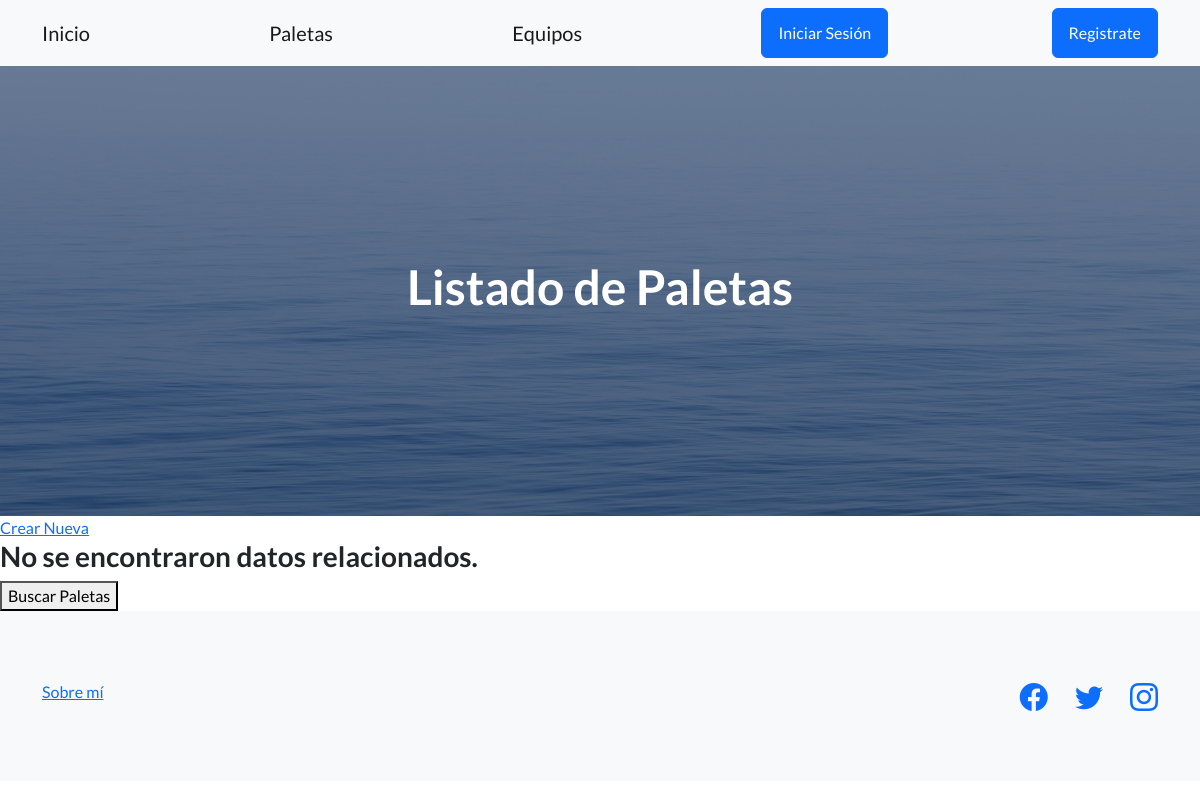
Page /paletas/ on the earlier database version.
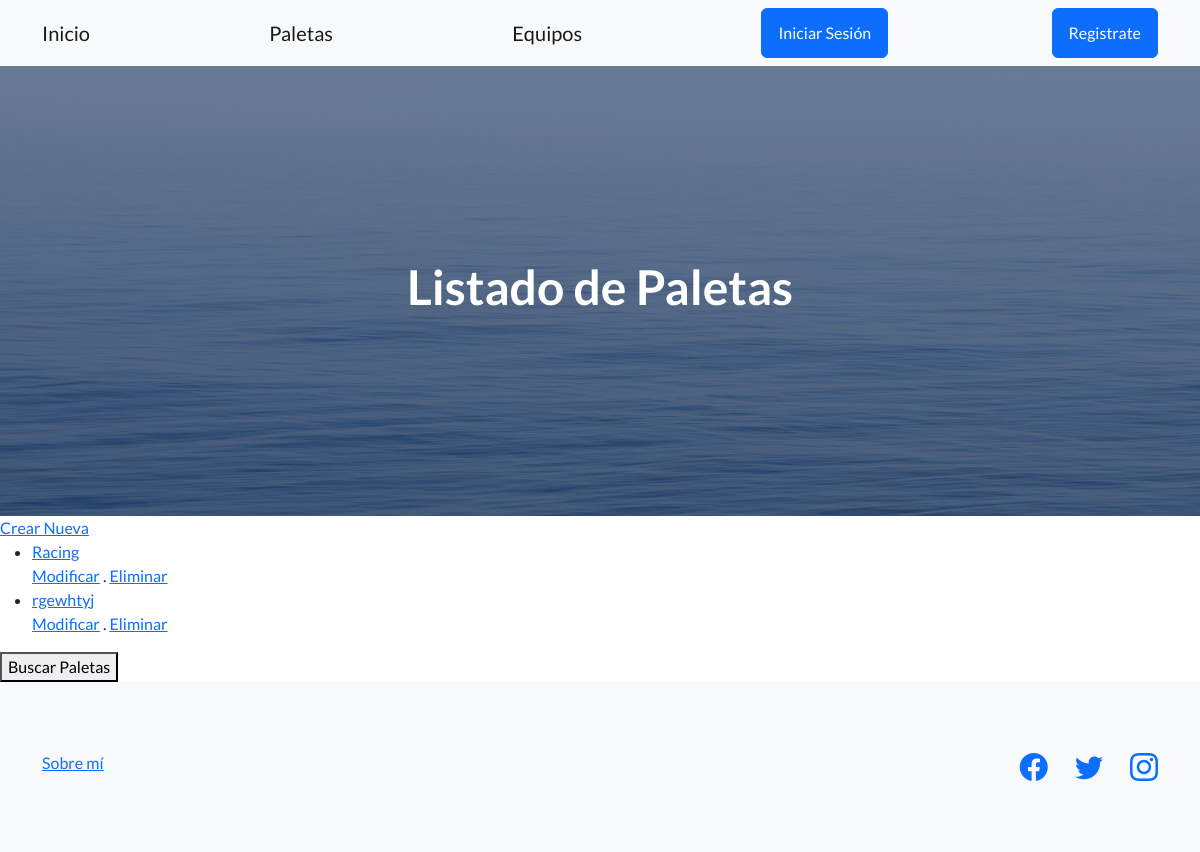
Same page on the later database version.
### Aplicacion/models.py (models this page shows)
class Paleta(models.Model):
    nombre = models.CharField (max_length = 30)
    apodo = models.CharField (max_length = 30)
    dt = models.CharField (max_length = 30)
    anio_de_creacion = models.IntegerField ()
    dato_curioso = RichTextField()
    escudo = models.ImageField (upload_to = 'avatares', null = True, blank = True)
    def __str__(self):
        return f'{self.nombre}'

### Aplicacion/views.py (the view)
# urls.py: path('paletas/', views.PaletaListView.as_view(), name = 'lista_paletas'),
class PaletaListView(ListView):
    model = Paleta
    template_name = "CBV/lista_paleta.html"

### Aplicacion/templates/CBV/lista_paleta.html (shortened to what this page needs)
{% extends 'base.html' %}
{% block h1_header %}
<h1>Listado de Paletas</h1>
{% endblock h1_header %}
{% block contenido %}
<a href = {% url 'Aplicacion:crear_paletas' %}>Crear Nueva</a>
{% if object_list %}
<ul>
    {% for paleta in object_list %}
    <li><a href = {% url 'Aplicacion:detalle_paletas' paleta.id %}>{{paleta}}</a></li>
    <a href = {% url 'Aplicacion:modificar_paletas' paleta.id %}>Modificar</a> . <a href = {% url 'Aplicacion:borrar_paletas' paleta.id%}>Eliminar</a>
    {% endfor %}
</ul>
{% else %}
<h3>No se encontraron datos relacionados.</h3>
{% endif %}
<button>
    <a class="navbar-brand" href={% url 'Aplicacion:buscador_paletas'%}>Buscar Paletas</a>
</button>
{% endblock contenido %}

Differences in the rows shown:
added Paleta: nombre "Racing"
added Paleta: nombre "rgewhtyj"
Other differences:
text no longer shown: "No se encontraron datos relacionados."
